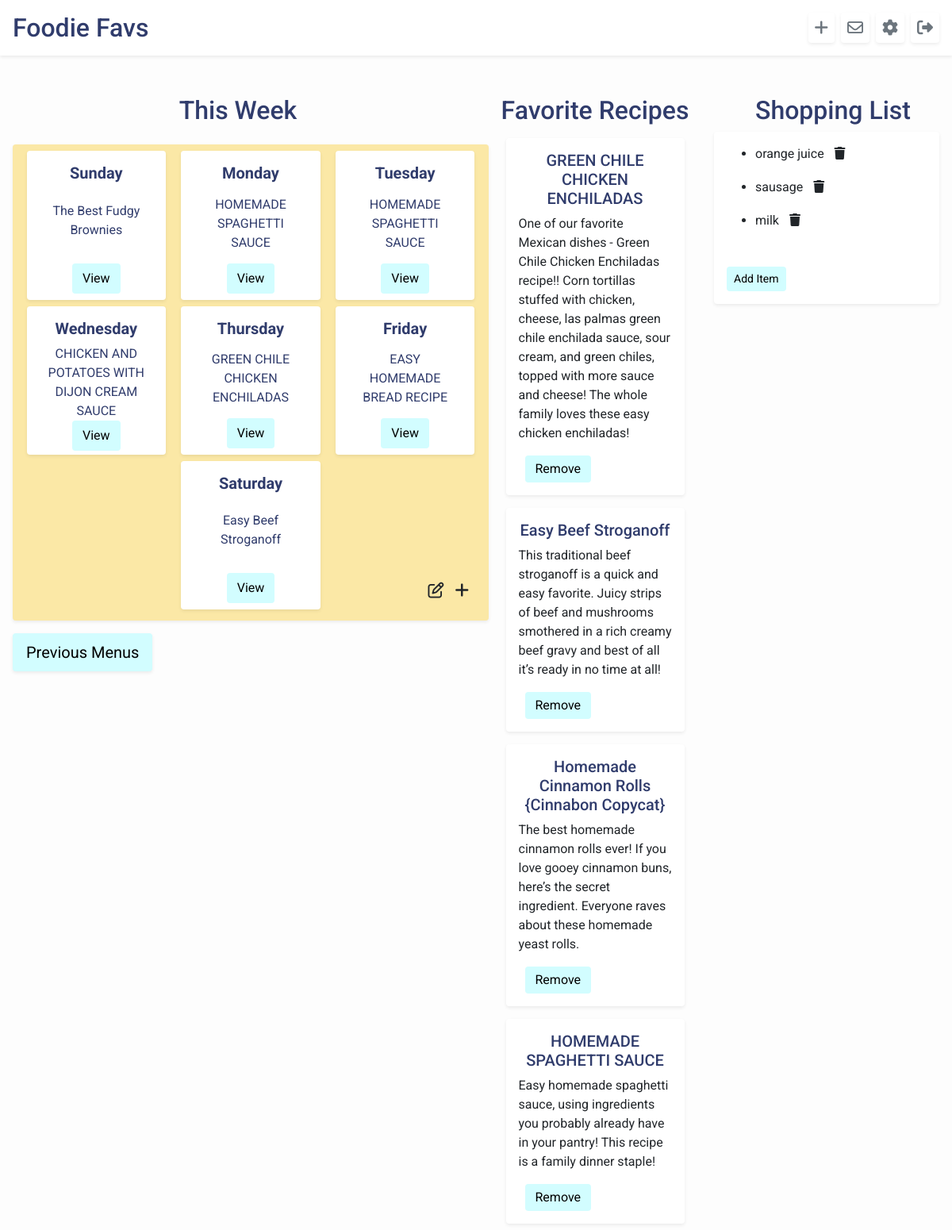
Page /home/1 (signed in) on the earlier database version.
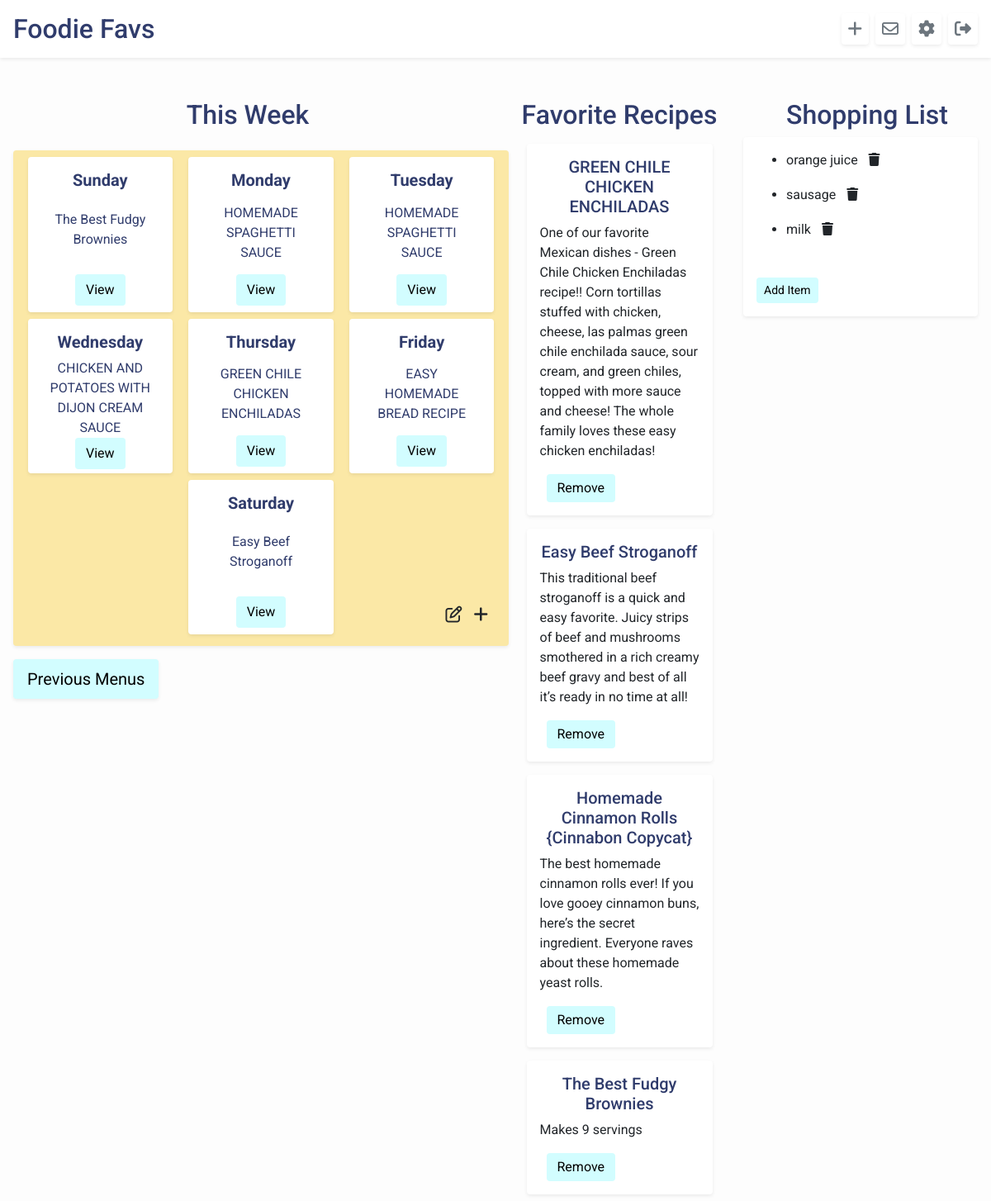
Same page on the later database version.
### foodie_app/models.py (models this page shows)
class Menu(models.Model):
    sunday = models.ForeignKey(Recipe, related_name="sunday_recipes", on_delete=models.CASCADE)
    monday = models.ForeignKey(Recipe, related_name="monday_recipes", on_delete=models.CASCADE)
    tuesday = models.ForeignKey(Recipe, related_name="tuesday_recipes", on_delete=models.CASCADE)
    wednesday = models.ForeignKey(Recipe, related_name="wednesday_recipes", on_delete=models.CASCADE)
    thursday = models.ForeignKey(Recipe, related_name="thursday_recipes", on_delete=models.CASCADE)
    friday = models.ForeignKey(Recipe, related_name="friday_recipes", on_delete=models.CASCADE)
    saturday = models.ForeignKey(Recipe, related_name="saturday_recipes", on_delete=models.CASCADE)
    editor = models.ForeignKey(User, related_name="menus", on_delete=models.CASCADE, default=1)
    week_start = models.DateField(default=datetime.now)
    created_at = models.DateTimeField(auto_now_add=True)
    updated_at = models.DateTimeField(auto_now=True)

class Recipe(models.Model):
    name = models.CharField(max_length=255)
    desc = models.CharField(max_length=255, default="")
    ingredients = models.TextField(default="")
    steps = models.TextField(default="")
    creator = models.ForeignKey(User, related_name="users", on_delete=models.CASCADE, default=1)
    source = models.CharField(max_length=255, default="")
    users_who_favorite = models.ManyToManyField(User, related_name="favorite_recipes", default=0)
    created_at = models.DateTimeField(auto_now_add=True)
    updated_at = models.DateTimeField(auto_now=True)
    objects = RecipeManager()

class Shopping_List_Item(models.Model):
    item = models.CharField(max_length=255)
    user = models.ForeignKey(User, related_name="list_user", on_delete=models.CASCADE, default=1)
    created_at = models.DateTimeField(auto_now_add=True)
    updated_at = models.DateTimeField(auto_now=True)
    objects = ListManager()

### login/models.py (models this page shows)
class User(models.Model):
    first_name = models.CharField(max_length=255)
    last_name = models.CharField(max_length=255)
    email = models.EmailField()
    password = models.CharField(max_length=255)
    followers = models.ManyToManyField("self", blank=True)
    profile_desc = models.TextField(default="")
    created_at = models.DateTimeField(auto_now_add=True)
    updated_at = models.DateTimeField(auto_now=True)
    objects = UserManager()

### foodie_app/views.py (the view)
# urls.py: path('<int:user_id>', views.user_profile),
def user_profile(request, user_id):
    if 'userid' in request.session:
        menus = Menu.objects.filter(editor=User.objects.get(id=request.session['userid']))
        menu = menus.last()
        context = {
            "user": User.objects.get(id=request.session['userid']),
            "recipes": Recipe.objects.filter(creator=User.objects.get(id=request.session['userid'])),
            "menu": menu,
            "shopping_list": Shopping_List_Item.objects.all(),
            "user_profile": User.objects.get(id=user_id),
        }
        return render(request, 'user_profile.html', context)
    return redirect('/login')

### foodie_app/templates/user_profile.html (shortened to what this page needs)
<!DOCTYPE html>
<html lang="en">
<head>
    <link rel="stylesheet" href="https://stackpath.bootstrapcdn.com/bootstrap/4.5.2/css/bootstrap.min.css"
>
    {% load static %}
    <link rel="stylesheet" href="{% static 'css/style.css' %}">
</head>
<body id="body">
    <header id="header" class="bg-white d-flex p-3 align-items-center shadow-sm mt-0">
        <h2 class="pr-5 mb-0"><a href="/home" class="home">Foodie Favs</a></h2>
        <a href="/home/new_recipe" class="ml-auto btn-outline-secondary btn-lg p-1 pl-2 pr-2 rounded shadow-sm"
            data-toggle="tooltip" data-placement="bottom" title="New Recipe"><i class="fas fa-plus"></i></a></i>
        <a href="/home/{{user.id}}/inbox" class="ml-2 btn-outline-secondary btn-lg p-1 pl-2 pr-2 rounded shadow-sm"
            data-toggle="tooltip" data-placement="bottom" title="Inbox"><i class="far fa-envelope"></i></a>
        <a href="/home/{{user.id}}/settings" class="ml-2 btn-outline-secondary btn-lg p-1 pl-2 pr-2 rounded shadow-sm"
            data-toggle="tooltip" data-placement="bottom" title="Profile Settings"><i class="fas fa-cog"></i></a>
        <a href="/home/log_off" class="ml-2 btn-outline-secondary btn-lg p-1 pl-2 pr-2 rounded shadow-sm"
            data-toggle="tooltip" data-placement="bottom" title="Log Out"><i class="fas fa-sign-out-alt"></i></a>
    </header>
    <div class="pt-5"></div>
    <div class="d-flex mt-4 pt-5">
        <div class="w-50">
            <div class="d-flex flex-column">
                <h2 class="heading">This Week</h2>
            </div>
            <div class="menu w-100 m-3 d-flex flex-column p-1 rounded shadow-sm">
                <div class="day-row d-flex justify-content-around p-1">
                    <div class="day rounded shadow-sm d-flex flex-column">
                        <p class="font-weight-bold pt-2 h5 mt-2">Sunday</p>
                        <p class="w-75 ml-auto mr-auto mt-auto mb-auto">{{menu.sunday.name}}</p>
                        <a href="/home/recipe_{{menu.sunday.id}}"
                            class="btn view-recipe ml-auto mr-auto mt-auto mb-2">View</a>
                    </div>
                    <div class="day rounded shadow-sm d-flex flex-column">
                        <p class="font-weight-bold pt-2 h5 mt-2">Monday</p>
                        <p class="w-75 ml-auto mr-auto mt-auto mb-auto">{{menu.monday.name}}</p>
                        <a href="/home/recipe_{{menu.monday.id}}"
                            class="btn view-recipe ml-auto mr-auto mt-auto mb-2">View</a>
                    </div>
                    <div class="day rounded shadow-sm d-flex flex-column">
                        <p class="font-weight-bold pt-2 h5 mt-2">Tuesday</p>
                        <p class="w-75 ml-auto mr-auto mt-auto mb-auto">{{menu.monday.name}}</p>
                        <a href="/home/recipe_{{menu.monday.id}}"
                            class="btn view-recipe ml-auto mr-auto mt-auto mb-2">View</a>
                    </div>
                </div>
                <div class="day-row d-flex justify-content-around p-1">
                    <div class="day rounded shadow-sm d-flex flex-column">
                        <p class="font-weight-bold pt-2 h5 mt-2">Wednesday</p>
                        <p class="w-75 ml-auto mr-auto mt-auto mb-auto">{{menu.wednesday.name}}</p>
                        <a href="/home/recipe_{{menu.wednesday.id}}"
                            class="btn view-recipe ml-auto mr-auto mt-auto mb-2">View</a>
                    </div>
                    <div class="day rounded shadow-sm d-flex flex-column">
                        <p class="font-weight-bold pt-2 h5 mt-2">Thursday</p>
                        <p class="w-75 ml-auto mr-auto mt-auto mb-auto">{{menu.thursday.name}}</p>
                        <a href="/home/recipe_{{menu.thursday.id}}"
                            class="btn view-recipe ml-auto mr-auto mt-auto mb-2">View</a>
                    </div>
                    <div class="day rounded shadow-sm d-flex flex-column">
                        <p class="font-weight-bold pt-2 h5 mt-2">Friday</p>
                        <p class="w-75 ml-auto mr-auto mt-auto mb-auto">{{menu.friday.name}}</p>
                        <a href="/home/recipe_{{menu.friday.id}}"
                            class="btn view-recipe ml-auto mr-auto mt-auto mb-2">View</a>
                    </div>
                </div>
                <div class="day-row d-flex justify-content-end p-1">
                    <div class="day rounded shadow-sm d-flex flex-column">
                        <p class="font-weight-bold pt-2 h5 mt-2">Saturday</p>
                        <p class="w-75 ml-auto mr-auto mt-auto mb-auto">{{menu.saturday.name}}</p>
                        <a href="/home/recipe_{{menu.saturday.id}}"
                            class="btn view-recipe ml-auto mr-auto mt-auto mb-2">View</a>
                    </div>
                    {%if menu.editor.id == user.id %}
                    <div class="edit d-flex">
                        <a class="btn btn-lg mt-auto ml-auto pr-2" href="/home/edit_menu{{menu.id}}"><i
                                class="far fa-edit"></i></a>
                        <a href="/home/menu" class="btn btn-lg mt-auto pl-1"><i class="fas fa-plus"></i></a></i>
                    </div>
                    {% else %}
                    <a class="btn view-recipe" href="/home/menu">create Menu</a>
                    {% endif %}
                </div>
            </div>
            <a href="/home/{{user.id}}/previous_menus" class="btn btn-lg submit rounded shadow-sm ml-3">Previous
                Menus</a>
        </div>
        <div class="w-25 d-flex flex-column align-items-center">
            <h2 class="heading ">Favorite Recipes</h2>
            {% for recipe in user.favorite_recipes.all %}
            <div class="recipe-card rounded shadow-sm w-75 p-3 m-2">
                <p class="text-center h5"><a id="recipe-text" href="/home/recipe_{{recipe.id}}">{{recipe.name}}</a></p>
                <p>{{recipe.desc}}</p>
                {% for favorite_user in recipe.users_who_favorite.all %}
                <form action="/home/{{user.id}}/remove_favorite_profile" method="POST">
                    <input class="btn favorite ml-2 pt-1 pb-1" type="submit" name="add_fav" value="Remove">
                </form>
                {% endfor %}
            </div>
            {% endfor %}
        </div>
        <div class="w-25">
            {% if user.id == user_profile.id %}
                <h2 class="heading">Shopping List</h2>
                <div class="shopping-box mr-3 rounded shadow-sm">
                    <div class="m-1 p-2 rounded" id="shopping-list">
                        <ul>
                            {% for item in shopping_list %}
                            {% if item.user.id == user.id %}
                            <div class="d-flex alin-items-start mb-2">
                                <li class="pt-2">{{item.item}}</li>
                                <a href="/home/{{user.id}}/delete_item/{{item.id}}"><i
                                        class="btn mt-1 fas fa-trash"></i></a>
                            </div>
                            {% endif %}
                            {% endfor %}
                        </ul>
                    </div>
                    <button class="btn rounded btn-sm m-3 add-item" id="addItem">Add Item</button>
                </div>
            {% else %}
                <p>{{user_profile.desc}}</p>
                <a href="home/{{user.id}}/follow_{{user_profile.id}}" class="btn button font-weight-bold p-2 pl-3 pr-3">Follow</a>
            {% endif %}
        </div>
    </div>
</body>
</html>

### foodie_app/static/css/style.css (style rules this page uses)
body { font-family: "Roboto", sans-serif; background-color: #fdfdfd; }
.recipe-card, .card { background-color: white; }
h2, .home { color: #303c6c; }
.menu { background-color: #fbe8a6; height: 600px; }
.heading { color: #303c6c; text-align: center; }
.day-row { width: 100%; height: 33%; }
.day { width: 30%; background-color: white; }
.edit { width: 35%; }
.day p { text-align: center; color: #303c6c; }
#recipe-text { color: #303c6c; }
#header { width: 100%; position: fixed; top: 0; left: 0; width: 100%; }
.view-recipe, .favorite, .add-item, .submitItem, .new-recipe, .edit-recipe, .save-menu, .submit, .button { background-color: #d2fdff; color: black; }
.shopping-box { background-color: white; }

Differences in the rows shown:
no longer on this page (row edited): Recipe: name "HOMEMADE SPAGHETTI SAUCE", desc "Easy homemade spaghetti sauce, using ingredients you probably already have in your pantry! This recipe is a family dinner staple!"
now on this page (row edited): Recipe: name "The Best Fudgy Brownies", desc "Makes 9 servings"
